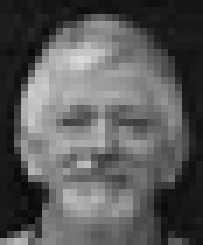
#> input picture boothiGray.jpg, 29 x 35 px (shown 7 times larger)
$ python 'Evolutionary Algorithm.py'   (older library calls are emulated)
#> lines starting #> are read from the running program, lines starting #| are printed output that depends on the picture; long printed decimals are rounded
import matplotlib.pyplot as plt
import cv2
import numpy as np


grayscale1 = cv2.imread("boothiGray.jpg")
#> grayscale1 is the input picture: shape (35, 29, 3); min 8, max 218, mean 89.9
grayscale2 = cv2.imread("groupGray.jpg")
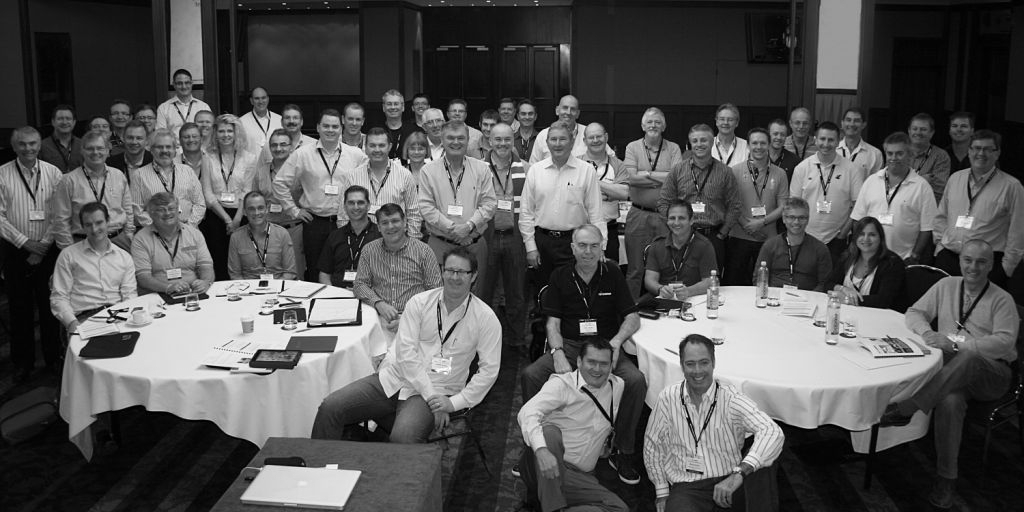
#> input picture groupGray.jpg, 1024 x 512 px
#> grayscale2 is the input picture: shape (512, 1024, 3); min 0, max 254, mean 85.2
groupImage = cv2.cvtColor(grayscale2, cv2.COLOR_BGR2GRAY)
boothi = cv2.cvtColor(grayscale1, cv2.COLOR_BGR2GRAY)
[groupColumns, groupRows] = np.shape(groupImage)
#> groupColumns = 512; groupRows = 1024
[boothiColumns, boothiRows] = np.shape(boothi)
#> boothiColumns = 35; boothiRows = 29


# Initilization of random population
def populationInitilization(groupRows, groupColumns, population):
    randomPopulation = []
    for i in range(population):
        randomPopulation.append((np.random.randint(groupColumns), np.random.randint(groupRows)))

    return randomPopulation


# Assigning Fitness value (correlation) to every individual
def fitnessEvoluation(currentGeneration, groupImage, boothi):
    frame = []
    fitness_value = []
    fitness_values = {}
    for (x,y) in currentGeneration:
            frame.append(groupImage[x:x+boothiColumns, y:y+boothiRows])
    for i in range(population):
        if frame[i].shape == boothi.shape:
            frame[i] = frame[i] - frame[i].mean()
            boothi = boothi - boothi.mean()
            frame[i] = frame[i] / frame[i].std()
            boothi = boothi / boothi.std()
            value = np.mean(frame[i]*boothi)
            fitness_value.append(value)
        else:
            fitness_value.append(0)
    for j in range(population):
        fitness_values[currentGeneration[j]] = fitness_value[j]

    return [fitness_values, fitness_value, frame]


# selection of best fit individual by sorting technique
def selection(currentPopulation, fitness_values):
    sort = []
    for i in fitness_values.values():
        sort.append(i)
    return sorted(sort)


# if threshold gets satisfied terminate else create new population
def faceDetection(currentGeneration, fitnessVal, sorted_fitness):
    newlyCreatedGeneration = newGeneration(currentGeneration, fitnessVal[1], sorted_fitness)
    key = []
    for i in fitnessVal[0].values():
        if (i >= fitnessThreshold):
            key.append([j for j in fitnessVal[0] if fitnessVal[0][j]== i])
            return [key, [], i]
        else:
            return newlyCreatedGeneration


# sorting population table accordingly
def newGeneration(currentGeneration, fitnessVal, sorted_fitness):
    newcreatedGeneration = []
    for i in range(population):
        for j in range(population):
            if (sorted_fitness[i]==fitnessVal[j]):
                fitnessVal[j] = -100
                newcreatedGeneration.append(currentGeneration[j])

    return newcreatedGeneration


# cross-over of Bits to do some diversity in generation
def crossOverOfBits(currentGeneration):
    binary_number = []
    out_array = np.asarray(currentGeneration, dtype=np.int)
    for i in out_array:
        x = np.binary_repr(i[0], width= 11)
        y = np.binary_repr(i[1], width= 11)
        binary_number.append((x,y))

    concat_binary = [''.join(i) for i in binary_number]
    result_list = []

    for i in range(0, population, 2):
        parent1_part = concat_binary[i]
        parent2_part = concat_binary[i+1]
        parent1_part = list(parent1_part)
        parent2_part = list(parent2_part)
        random_point = np.random.randint(0, 22)

        for j in range(random_point, 22):
            parent1_part[j], parent2_part[j] = parent2_part[j], parent1_part[j]

        parent1_part= ''. join(parent1_part)
        parent2_part= ''. join(parent2_part)
        result_list.append(parent1_part)
        result_list.append(parent2_part)
    return result_list


# which satisfies that future generation will be diversed by switching random individuals bit
def mutationOfBits(crossOver):
    value = crossOver[population-1]
    value = list(value)
    random_mutation = np.random.randint(0,22)

    if value[random_mutation]=='0':
        value[random_mutation]='1'
    else:
        value[random_mutation]='0'

    value = ''.join(str(v) for v in value)
    crossOver[population-1] = value

    return crossOver

# creation of next generation
def newPopTable(newlyCreatedPopulation, mutated_result, population):
    coordinates= []
    coordinates.append(newlyCreatedPopulation[population-1])
    coordinates.append(newlyCreatedPopulation[population-2])
    for i in range(2, population):
        # if newlyCreatedPopulation[population-1] not in coordinates:
        x = int(mutated_result[i][:11], 2)
        y = int(mutated_result[i][12:], 2)
        # -------------------------------------------------------
        if (x,y) in coordinates:
            while newlyCreatedPopulation[population - 3] in coordinates or population<2:
                population -= 1
            coordinates.append(newlyCreatedPopulation[population - 3])
            population -= 1
        else:
            if x <= groupImage.shape[0] and y <= groupImage.shape[1]:
                coordinates.append((x,y))
            else:
                coordinates.append((np.random.randint(groupImage.shape[0]), np.random.randint(groupImage.shape[1])))
    # coordinates.append(newlyCreatedPopulation[population-1])
    return coordinates


# Calling functions
#####################################################################################
population = 100
fitnessThreshold = 0.85
currentGeneration = populationInitilization(groupColumns, groupRows, population)
fitnessVal = fitnessEvoluation(currentGeneration, groupImage, boothi)
#> after the loop in fitnessEvoluation, `for (x,y) in currentGeneration:`: frame = 100 items
#> the loop in fitnessEvoluation, `for i in range(population):` made 100 passes
#> value on passes 5, 6, 8, 10, 12, 17, 20, 26, 27, 30, 32, 33: -0.254, 0.177, -0.251, 0.00915, 0.216, 0.114, 0.177, -0.0242, -0.3, 0.0914, 0.0116, 0.105
#> after the loop in fitnessEvoluation, `for i in range(population):`:
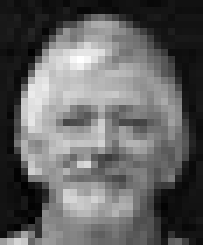
#> boothi: shape (35, 29) float64 (shown 7 times larger); min -1.45, max 2.27, mean 0; drawn with min black and max white
#> after the loop in fitnessEvoluation, `for i in range(population):`: fitness_value = 100 values, max 0.433 at index 47, min -0.311 at index 74, mean 0.025; value = -0.0581
#> after the loop in fitnessEvoluation, `for j in range(population):`: fitness_values = 100 items
#> fitnessVal = 3 items
selectedGeneration = selection(currentGeneration, fitnessVal[0])
#> the loop in selection, `for i in fitness_values.values():` made 100 passes
#> i on passes 2 to 13: 0, 0, 0, -0.254, 0.177, 0, -0.251, 0, 0.00915, 0, 0.216, 0
#> after the loop in selection, `for i in fitness_values.values():`: sort has the same summary as fitness_value in fitnessEvoluation
#> selectedGeneration = 100 values from -0.311 to 0.433
testing = faceDetection(currentGeneration, fitnessVal, selectedGeneration)
#> after the loop in newGeneration, `for i in range(population):`: fitnessVal = 100 values from -100 to -100; newcreatedGeneration = 100 pairs, first value 9 to 1022, second value 25 to 510
#> in faceDetection, `newlyCreatedGeneration = newGeneration(currentGeneration, fitnessVal[1..`: newlyCreatedGeneration has the same summary as newcreatedGeneration in newGeneration
#> the loop in faceDetection, `for i in fitnessVal[0].values():` made 1 pass
#> after the loop in faceDetection, `for i in fitnessVal[0].values():`: key = []
#> testing has the same summary as newcreatedGeneration in newGeneration
currentGeneration2 = newGeneration(currentGeneration, selectedGeneration, fitnessVal[1])
#> currentGeneration2 = []


count = 0
generations = [0]
save_max = []
save_max.append(selectedGeneration[population-1])
save_mean = []
save_mean.append(np.mean(selectedGeneration))
save_min = []
save_min.append(selectedGeneration[0])

# define No: of generation by changing the  range of for loop
for i in range(1, 500):
    if testing[1] == []:
        # print(testing[0][0][0])
        x,y = testing[0][0][0][0], testing[0][0][0][1]
        rect1 = cv2.rectangle(groupImage, (y, x), (y + boothiRows, x + boothiColumns), (255,0,0), 2)
        cv2.imshow('Region of Interest', rect1)
        cv2.waitKey(0)
        break
    else:
        generations.append(i)
        save_max.append(selectedGeneration[population-1])
        save_mean.append(np.mean(selectedGeneration))
        save_min.append(selectedGeneration[0])
        crossOver = crossOverOfBits(testing)
        mutation = mutationOfBits(crossOver)
        new_pop_table = newPopTable(testing, mutation, population)
        fitness_values = fitnessEvoluation(new_pop_table, groupImage, boothi)
        sorted_fitness = selection(new_pop_table, fitness_values[0])
        print(sorted_fitness[population-1])
        count=count+1
    testing = faceDetection(new_pop_table, fitness_values, sorted_fitness)
    if i == 499:
        print(testing[0])
        x,y = testing[0][0], testing[0][1]
        rect1 = cv2.rectangle(groupImage, (y, x), (y + boothiRows, x + boothiColumns), (255,255,0), 2)
        cv2.imshow('Region of Interest when worst case', rect1)
        cv2.waitKey(0)
#> this loop made 407 passes
#> value in mutationOfBits on passes 1 to 12: '0000101101100110110110', '0000010000000010110110', '0010101100000010111101', '0010100000000010111101', '0010101101100111011101', '0010101001100111011101', '0000111001100111011101', '0000110001100111011101', '0000111001000111011100', '0000110000000011011100', '0000110000000111011100', '0010101001000111011100'
#| 0.4329
#| 0.5118
#| 0.5118
#| 0.5118
#| 0.5472
#| 0.5472
#| 0.5472
#| 0.5472
#> (further printed lines are left out)
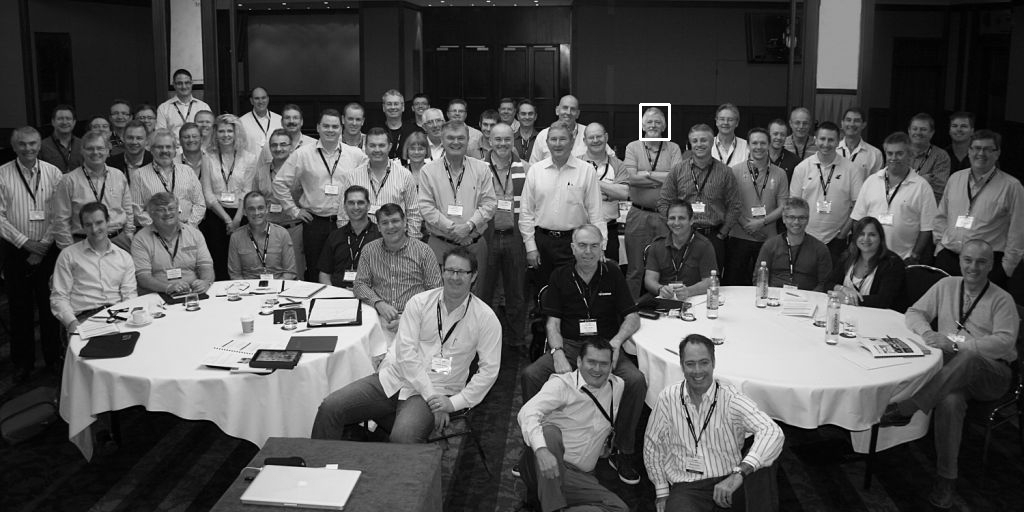
#> groupImage: shape (512, 1024); min 0, max 255, mean 85.3


print("Number of generations:", count)
#| Number of generations: 406


# PLOT OF THE FITNESS VALUE
plt.plot(generations, save_max, label = 'max')
plt.plot(generations, save_mean, label = 'mean')
plt.plot(generations, save_min, label= 'min')
plt.title('Fitness against each generation')
plt.xlabel('No. of Generations')
plt.legend()
plt.show()
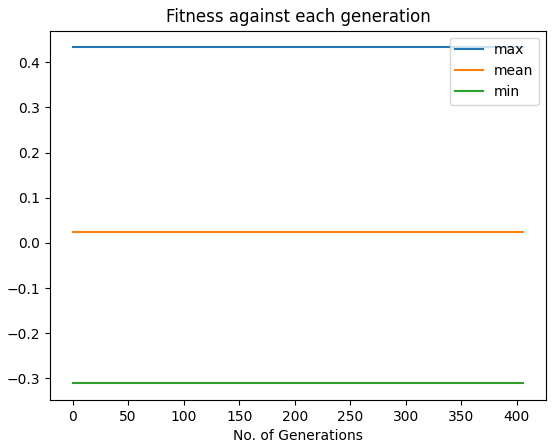
#> figure drawn by matplotlib, 1 panel
